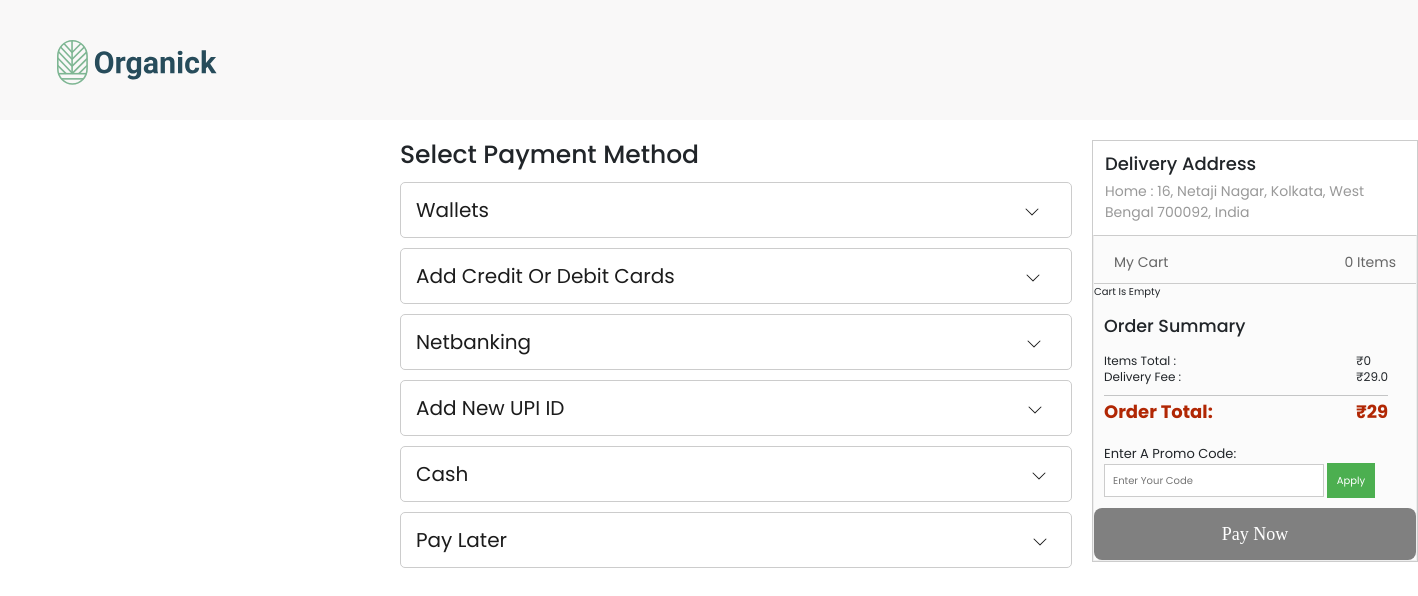
The page /checkout/101 (signed in) on the database as committed earlier.
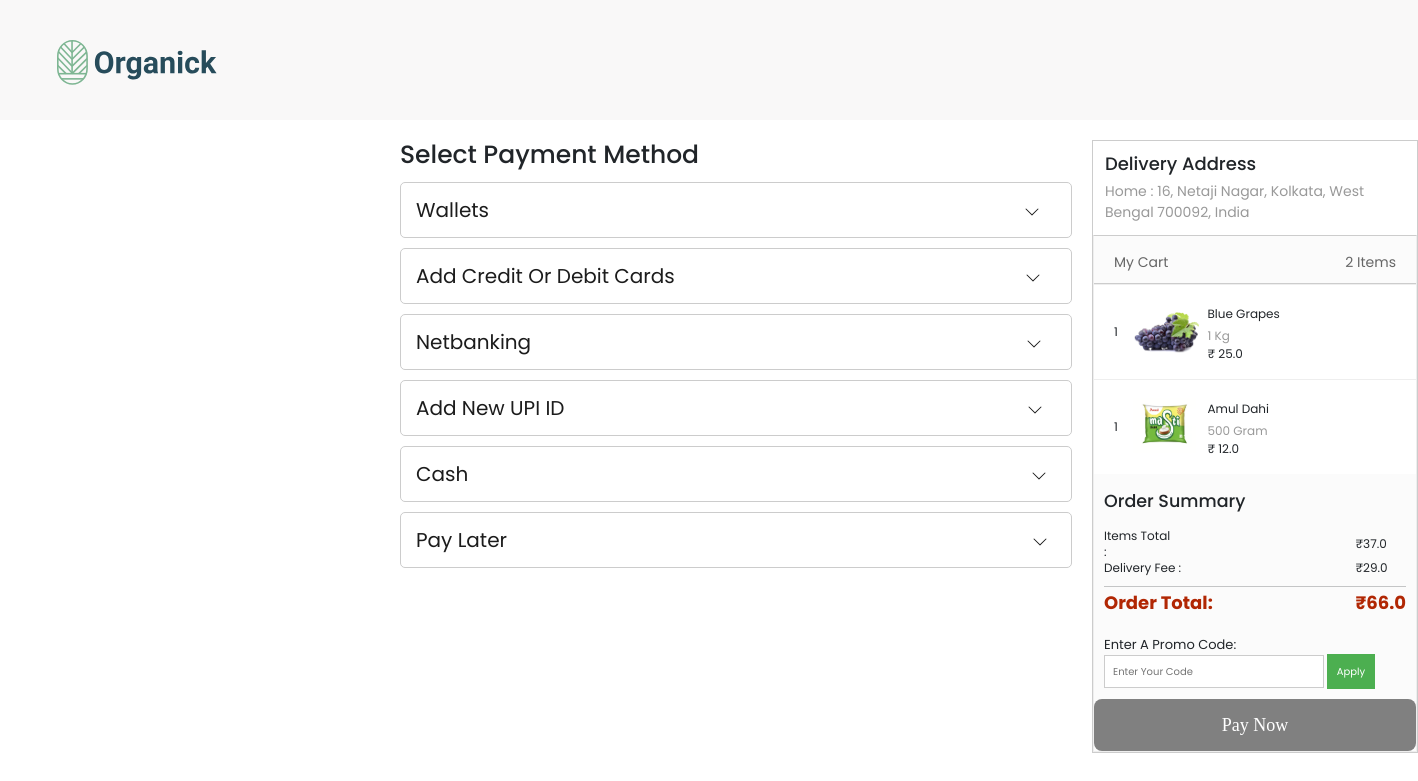
The same page on the database as committed later.
### App.py (models this page shows, shortened)
class User_address(db.Model):
    id = db.Column(db.Integer, primary_key=True)
    user_id = db.Column(db.String(50), nullable=False)
    title = db.Column(db.String(10), nullable=False)
    receiver_name = db.Column(db.String(100), nullable=False)
    delivery_address = db.Column(db.String(255), nullable=False)
    address_type = db.Column(db.String(10), nullable=False)

class Cart(db.Model):
    category_id = db.Column(db.Integer, db.ForeignKey('category.category_id'), nullable=False)
    item_id = db.Column(db.Integer, db.ForeignKey('order_items.id'), nullable=False)
    user_id = db.Column(db.Integer, db.ForeignKey('users.id'), nullable=False)
    cart_id = db.Column(db.Integer, primary_key=True, autoincrement=True)
    username = db.Column(db.String(200), nullable=False)
    quantity = db.Column(db.Integer, nullable=False)

class Order_items(db.Model):
    id=db.Column(db.Integer,primary_key=True, autoincrement=True)
    category_id = db.Column(db.Integer, db.ForeignKey('category.category_id'), nullable=False)
    quantity = db.Column(db.Integer)
    price = db.Column(db.Float, nullable=False)
    name = db.Column(db.String(200), nullable=False,unique=True)
    unit=db.Column(db.String(20), nullable=False)
    MFD=db.Column(db.DateTime,default=datetime.now(indian_timezone))

### App.py (the view)
@app.route('/checkout/<int:address_id>',methods=['GET','POST'])
def checkout(address_id):
    payment_form = PaymentForm()
    total_price = 0
    cart_items = db.session.query(Cart, Order_items, Category)\
        .join(Order_items, Cart.item_id == Order_items.id)\
        .join(Category, Order_items.category_id == Category.category_id)\
        .filter(Cart.user_id == current_user.id)\
        .all()
    address=User_address.query.filter_by(id=address_id).first()
    num_items_in_cart = len(cart_items)
    for cart_item, item, category in cart_items:
        total_price += item.price * cart_item.quantity
    return render_template('checkout.html',address=address,cart_items=cart_items,num=num_items_in_cart,total_price=total_price, form=payment_form)

### App.py
class PaymentForm(FlaskForm):
    addressId = StringField('AddressId')
    totalAmount = IntegerField('totalAmount')
    mode_of_payment =StringField ('mode_of_Payment')
    promo_code = StringField('promo_code')
    submit = SubmitField('Pay Now')

### App.py (called while the page is built)
@login_manager.user_loader
def load_user(user_id):
    return Users.query.get(int(user_id))

### templates/checkout.html (shortened to what this page needs)
<!DOCTYPE html>
<html lang="en">
<head>
    <link rel="stylesheet" href="https://cdn.jsdelivr.net/npm/swiper@11/swiper-bundle.min.css" />
    <link rel="stylesheet" href="https://cdnjs.cloudflare.com/ajax/libs/font-awesome/6.5.1/css/all.min.css" />
    <link rel="stylesheet" href="/static/css/styles.css" />
    <link rel="stylesheet" href="/static/css/checkout.css">
    <link href="https://cdn.jsdelivr.net/npm/bootstrap@5.3.2/dist/css/bootstrap.min.css" rel="stylesheet">
</head>
<body>
<nav class="nav">
    <div class="container nav_container">
      <div class="logo_box">
        <a href="{{url_for('home')}}"><div class="logo_box"><img src="/static/images/icon/Logo.svg" alt="" class="logo"/></div></a>
        </div>
    </div>
</nav>
<div style="display:flex;padding-top:20px;" >
<div class="payment-container">
    <h1 style="padding-bottom: 7px;">Select Payment Method</h1>
    <div class="payment-option-wrapper" value="Payment made through Wallet" >
        <div class="payment-option">
            <h3>Wallets <div class="dropdown-icon" style="margin-left: 530px;"><svg xmlns="http://www.w3.org/2000/svg" width="16" height="16" fill="currentColor" class="bi bi-chevron-down" viewBox="0 0 16 16">
  <path fill-rule="evenodd" d="M1.646 4.646a.5.5 0 0 1 .708 0L8 10.293l5.646-5.647a.5.5 0 0 1 .708.708l-6 6a.5.5 0 0 1-.708 0l-6-6a.5.5 0 0 1 0-.708"/>
</svg></div></h3>
        </div>
    </div>
    <div class="payment-option-wrapper" value="Payment made through Credit/Debit Card">
    <div class="payment-option" id="cardsOption">
        <div class="form-group">
            <h3>Add Credit or Debit Cards<div class="dropdown-icon" style="margin-left: 350px;"><svg xmlns="http://www.w3.org/2000/svg" width="16" height="16" fill="currentColor" class="bi bi-chevron-down" viewBox="0 0 16 16">
  <path fill-rule="evenodd" d="M1.646 4.646a.5.5 0 0 1 .708 0L8 10.293l5.646-5.647a.5.5 0 0 1 .708.708l-6 6a.5.5 0 0 1-.708 0l-6-6a.5.5 0 0 1 0-.708"/>
</svg></div></h3>
        </div>
    </div>
</div>
    <div class="payment-option-wrapper" value="Payment made through Netbanking">
        <div class="payment-option" id="netbankingOption">
            <h3>Netbanking <div class="dropdown-icon" style="margin-left: 490px;"><svg xmlns="http://www.w3.org/2000/svg" width="16" height="16" fill="currentColor" class="bi bi-chevron-down" viewBox="0 0 16 16">
  <path fill-rule="evenodd" d="M1.646 4.646a.5.5 0 0 1 .708 0L8 10.293l5.646-5.647a.5.5 0 0 1 .708.708l-6 6a.5.5 0 0 1-.708 0l-6-6a.5.5 0 0 1 0-.708"/>
</svg></div></h3>
        </div>
    </div>
    <div class="payment-option-wrapper" value="Payment through UPI">
        <div class="payment-option" id="upiOption">
            <h3>Add new UPI ID <div class="dropdown-icon" style="margin-left: 457px;"><svg xmlns="http://www.w3.org/2000/svg" width="16" height="16" fill="currentColor" class="bi bi-chevron-down" viewBox="0 0 16 16">
  <path fill-rule="evenodd" d="M1.646 4.646a.5.5 0 0 1 .708 0L8 10.293l5.646-5.647a.5.5 0 0 1 .708.708l-6 6a.5.5 0 0 1-.708 0l-6-6a.5.5 0 0 1 0-.708"/>
</svg></div></h3>
        </div>
    </div>
    <div class="payment-option-wrapper" value="Pay on Delivery">
        <div class="payment-option" id="cashOption">
            <h3>Cash <div class="dropdown-icon" style="margin-left: 557px;"><svg xmlns="http://www.w3.org/2000/svg" width="16" height="16" fill="currentColor" class="bi bi-chevron-down" viewBox="0 0 16 16">
  <path fill-rule="evenodd" d="M1.646 4.646a.5.5 0 0 1 .708 0L8 10.293l5.646-5.647a.5.5 0 0 1 .708.708l-6 6a.5.5 0 0 1-.708 0l-6-6a.5.5 0 0 1 0-.708"/>
</svg></div></h3>
        </div>
    </div>
    <div class="payment-option-wrapper" value="Pay Later Method">
        <div class="payment-option" id="payLaterOption">
            <h3>Pay Later <div class="dropdown-icon" style="margin-left: 520px;"><svg xmlns="http://www.w3.org/2000/svg" width="16" height="16" fill="currentColor" class="bi bi-chevron-down" viewBox="0 0 16 16">
  <path fill-rule="evenodd" d="M1.646 4.646a.5.5 0 0 1 .708 0L8 10.293l5.646-5.647a.5.5 0 0 1 .708.708l-6 6a.5.5 0 0 1-.708 0l-6-6a.5.5 0 0 1 0-.708"/>
</svg></div></h3>
        </div>
    </div>
</div>
<div class="container" style="margin:0px;border: 1px solid #ccc;max-width: 336px;padding:0px;    height: fit-content;">
    <div id="addressBox" style="padding:12px">
        <h3 style="    font-size: 18px;
font-weight: 500;
    vertical-align: middle;">Delivery Address</h3>
    <div style="margin-top: 6px; color: rgb(153, 153, 153); overflow-wrap: break-word;font-size: 14px;">
        <span class="weight--semibold">
            {{address.address_type}} :
        </span>
         {{address.delivery_address}}
    </div>
    </div>
    <div class="containers__CartItemsContainer-sc-1hadpge-0 hPESYp" style="border-top: 1px solid #ccc">
        <div style="padding-bottom: 12px;">
            <div class="checkout-cart__box">
                <span class="checkout-cart__title display--inline-block">My Cart</span>
                <span class="float-right" data-test-id="no-of-items">
                    {% if num == 1 %}
                        {{ num }} item
                    {% else %}
                        {{ num }} items
                    {% endif %}
                </span>
            </div>
        </div>
        <div style="border-top:  1px solid #ccc;">
            {% if cart_items %}
            {% for cart_item,item,category in cart_items %}
                <div class="checkout-cart__item">
                    <div class="checkout-cart__item-count display--table-cell">{{ cart_item.quantity }}</div>
                    <div class="checkout-cart__img-box display--table-cell" style="padding-left: 10px;">
                        <div height="100%" width="100%" class="sc-gsnTZi foBTae">
                            <img src="/static/images/items/{{ item.name|replace(' ', '_')|lower }}.png" alt="{{ item.name }}" class="sc-jSMfEi eXEZSy">
                        </div>
                    </div>
                    <div class="checkout-cart__item-name-box vertical-align--top display--table-cell" style="padding-left:15px">
                        <div class="checkout-cart__item-name" data-test-id="product-name">{{ item.name }}</div>
                        <div class="checkout-cart__item-unit">
                            {% if item.unit.split('/')[1] == 'kg' or  item.unit.split('/')[1] == 'L'  %}
                                    1 {{item.unit.split('/')[1]}}
                                {% else %}
                                     {{item.unit.split('/')[1]}}
                                {% endif %}
                        </div>
                        <span class="checkout-cart__item-price weight--semibold" data-test-id="checkout-item-price">
                            <span>
                                ₹ {{ item.price }}
                            </span>
                        </span>
                    </div>
                </div>
            {% endfor %}
            {% else %}
                <span> Cart is empty</span>
            {% endif %}
        </div>
        <div class="a-row order-summary" style="padding:10px">
            <h3 class="a-spacing-base a-spacing-top-micro" style="padding-bottom: 4px;padding-top: 7px;">Order Summary</h3>
            <table id="subtotals-marketplace-table" data-testid class="a-normal a-align-bottom a-spacing-none a-size-small">
                <tbody>
                    <tr data-testid class="small-line-height">
                        <td>
                            <span style="
                            margin-right: 180px;
                        "> Items Total : </span>
                        </td>
                        <td class="a-text-right aok-nowrap a-nowrap" >
                            ₹<span id="t_price">{{total_price}}</span>
                        </td>
                    </tr>
                    <tr data-testid class="small-line-height">
                        <td>
                            <span> Delivery Fee : </span>
                        </td>
                        <td class="a-text-right aok-nowrap a-nowrap">
                            ₹29.0
                        </td>
                    </tr>
                    <tr class="order-summary-grand-total">
                        <td colspan="2" class="cell-separator">
                            <hr aria-hidden="true" class="a-spacing-mini a-divider-normal">
                        </td>
                    </tr>
                    <tr data-testid>
                        <td class="a-color-price a-size-medium a-text-bold">
                            <span class="break-word">Order Total:</span>
                        </td>
                        <td class="a-color-price a-size-medium a-text-right grand-total-price aok-nowrap a-text-bold a-nowrap" id="Purchase_Amount">
                            ₹{{29+total_price}}
                        </td>
                    </tr>
                </tbody>
            </table>
            <div class="promo-code-container">
                <br>
                <div style="display: inline-block;">
                    <input type="text" id="promoCodeInput"  placeholder="Enter your code" >
                    <button type="button" onclick="applyDiscount()">Apply</button>
                </div>
            </div>
        </div>
        <form action="{{ url_for('placed_order') }}" method="post" id="paymentForm" class="payment_to_form">
            <button type="submit" id="payNowButton" class="dAfcjh">Pay Now</button>
        </form>
</div>
</div>
</body>
</html>

### static/css/styles.css (style rules this page uses)
:root { --color-teel: #274c5b; --color-green: #7eb693; --color-yellow: #efd372; --color-grey: #d4d4d4; --color-white: #f9f8f8; --color-daark: #1b2427; }
* { font-family:'Poppins',sans-seriff; margin:0;padding:0; box-sizing:border-box; outline:none;border:none; text-decoration: none; text-transform: capitalize; transition: .2s linear; padding: 0px; margin: 0px; box-sizing: border-box; }
html { font-size: 10px; }
body { font-size: 1.6rem; font-family: "Roboto", sans-serif; color: var(--color-daark); }
a { text-decoration: none; }
.nav { width:100%; height:12rem; background-color:var(--color-white); padding-left: 200px; padding-top: 5px; }
.nav_container { width:100%; height:100%; display:flex; align-items:center; }
.logo { width:80%; }
.container { max-width: 1350px; margin: 0 auto; padding: 0rem 1.5rem; }

### static/css/checkout.css (style rules this page uses)
.payment-container { max-width: 800px; margin-right: 20px; margin-left: 400px; }
.payment-option { border: 1px solid #ccc; padding: 15px; border-radius: 0.5rem; align-items: center; }
.payment-option h3 { font-size: 2rem; line-height: 1.2; font-weight: 400; margin: 0px; color: rgb(28, 28, 28); flex: 1; }
.dropdown-icon { cursor: pointer; display: inline-block; }
.payment-option-wrapper { width:672px; padding-bottom: 10px; }
.hPESYp { background-color: rgb(251, 251, 251); border-right: 1px solid rgb(238, 238, 238); border-bottom: 1px solid rgb(238, 238, 238); border-left: 1px solid rgb(238, 238, 238); border-image: initial; border-top: none; }
.checkout-cart__box { color: #666; font-size: 14px; height: 35px; padding: 16px 20px 0 20px }
.float-right { float: right; }
.checkout-cart__item { background: #fff; border-top: 1px solid #eee; box-sizing: border-box; display: flex; font-size: 12px; padding: 16px 20px; width: 100%; vertical-align: middle; align-items: center; }
.checkout-cart__item-count { padding-right: 5px; vertical-align: middle; }
.checkout-cart__img-box { padding-top: 0 ; padding-left:10px; padding-right:25px; width: 84px; height: 57px; }
.display--table-cell { display: table-cell !important; }
.checkout-cart__item-name-box { width: 100%; }
.vertical-align--top { vertical-align: top !important; }
.checkout-cart__item-name { width: 164px; padding-top: 4px; overflow: hidden; text-overflow: ellipsis; white-space: nowrap; }
.checkout-cart__item-unit { color: #999; padding-top: 4px; }
.foBTae { position: relative; max-width: 200%; width: 200%; height: 100%; overflow: hidden; }
.eXEZSy { width: 100%; height: 100%; object-fit: cover; transform: none; opacity: 1; will-change: transform, opacity; border-radius: inherit; filter: unset; transition: opacity 0.25s ease 0s, transform 0.25s ease 0s; }
img { border-style: none; }
.dAfcjh { border-radius: 8px; }
.dAfcjh { background-color: rgb(74, 132, 44); cursor: pointer; height: 52px; width: 100%; -webkit-box-pack: center; justify-content: center; -webkit-box-align: center; align-items: center; display: flex; color: white; font-size: 18px; font-family: Okra-Medium; }
.a-spacing-base, .a-ws .a-ws-spacing-base { margin-bottom: 12px!important; }
.a-spacing-mini, .a-ws .a-ws-spacing-mini { margin-bottom: 4px!important; }
hr { background-color: transparent; border-bottom-width: 0; border-left-width: 0; border-right-width: 0; border-top: 1px solid #BBBFBF; display: block; height: 1px; line-height: 19px; margin-bottom: 14px; margin-top: 0; }
.a-align-bottom, .aok-align-bottom { vertical-align: bottom!important; }
.a-size-small { font-size: 12px!important; line-height: 16px!important; }
table { display: table; text-indent: initial; border-spacing: 2px; border-color: gray; }
tr { display: table-row; vertical-align: inherit; border-color: inherit; }
tr:first-child td, tr:first-child th { padding-top: 0; }
.a-color-price { color: #B12704!important; }
.a-size-medium { text-rendering: optimizeLegibility; }
.a-size-medium { font-size: 18px!important; line-height: 24px!important; }
.a-text-bold { font-weight: 700!important; }
.promo-code-container { margin-top: 20px; }
input[type="text"] { border: 1px solid #ccc; padding: 8px; transition: border-color 0.3s; }
#payNowButton:disabled { background-color: grey; }
form { display: block; margin-top: 0em; }

### templates/checkout.html (style rules this page uses)
#addressBox { width: 292px; margin-right: 20px; }
button { background-color: #4CAF50; color: white; border: none; padding: 10px; cursor: pointer; }

Rows that differ between the two databases and show on the page:
added Cart: quantity "1", shows a picture, name "Blue Grapes", unit "Kg", price "25.0"
added Cart: quantity "1", shows a picture, name "Amul Dahi", unit "500 Gram", price "12.0"
Other text that changed with them:
{{ num }}: "0" → "2"
{{ total_price }}: "0" → "37.0"
{{ 29+total_price }}: "29" → "66.0"
text no longer shown: "Cart Is Empty"
